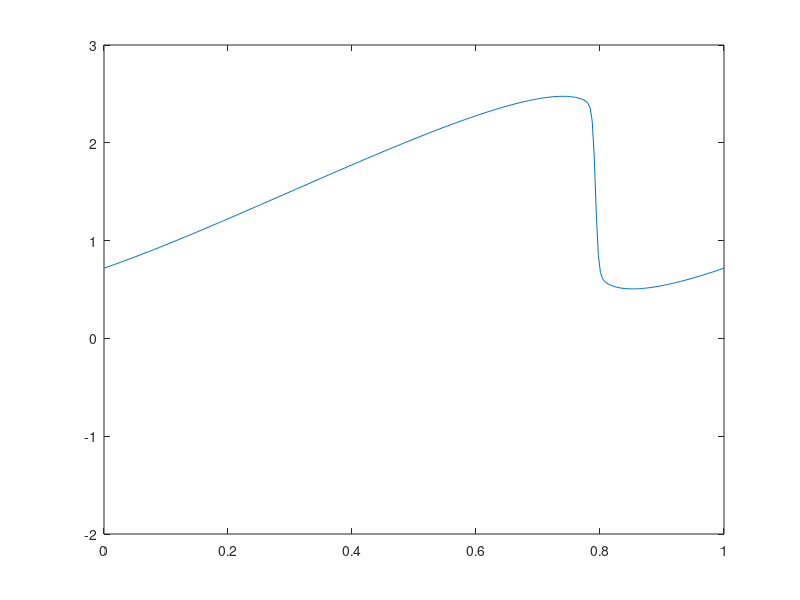

Source code (MATLAB):
clc;
clear;
% Number of points in between 0 and 1 
N = 300;
h = 1/(N+1);
del_t = 0.1*h;
Xs = 0:h:1;
% Time horizon
T_horizon = 0.2;
Ts = 0:del_t:T_horizon;
n_iters = size(Ts);
n_iters = n_iters(2);

U = zeros(N+2, n_iters);
% Initial conditions
for i=1:N+2
    U(i,1) = 1.5 + sin(2*pi*Xs(i));
end

% Update rule
for j=2:n_iters
    for i=2:N+2
        U(i,j) = U(i,j-1) - (del_t/h)*(U(i,j-1))*(U(i,j-1)-U(i-1,j-1));
    end
    % Periodic boundary condition
    U(1,j) = U(N+2,j);
end

% Visualization
for i=1:n_iters
    plot(Xs,U(:,i))
    ylim([-2,3])
    pause(0.01)
end
